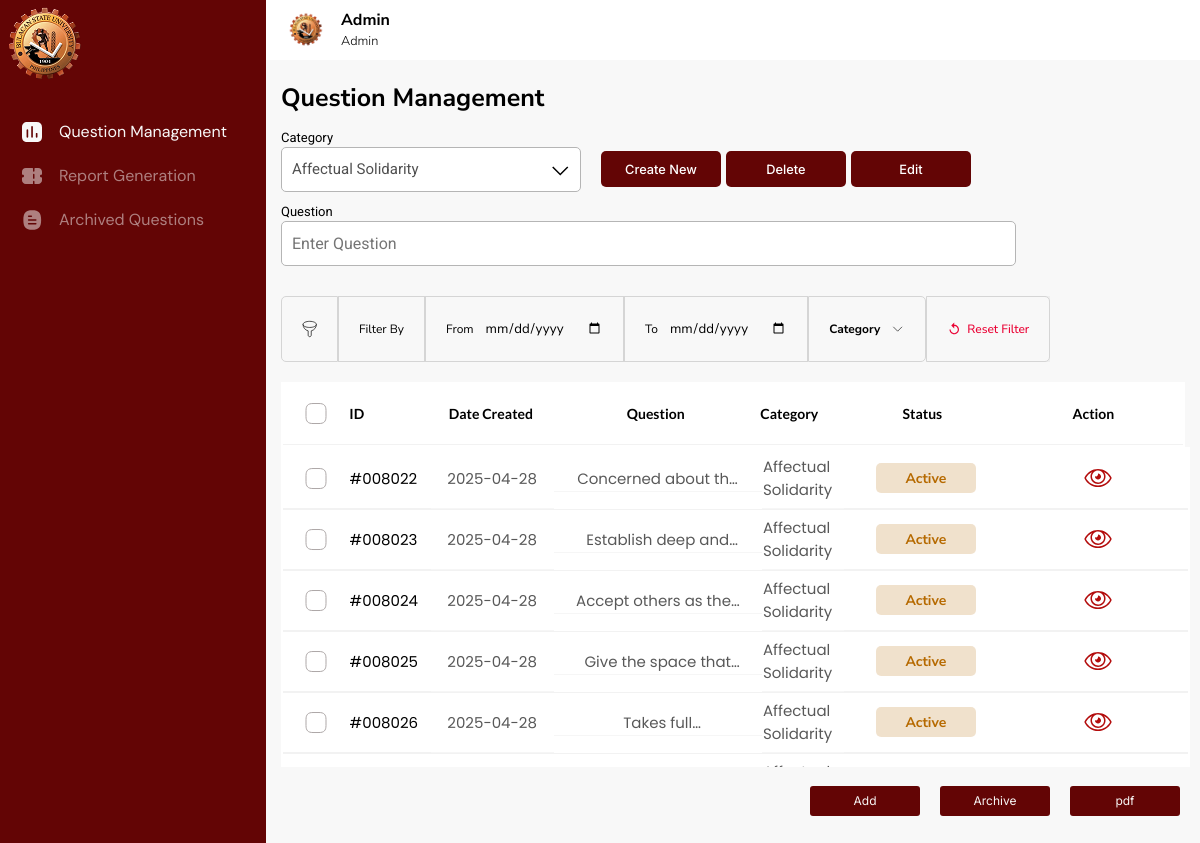
The page /Question Management.php (signed in) on the database its author committed.
### tables this page shows
CREATE TABLE `categories` (
  `id` int(11) NOT NULL,
  `name` varchar(255) NOT NULL
);

CREATE TABLE `questions` (
  `question_id` int(11) NOT NULL,
  `question` text NOT NULL,
  `category` varchar(255) DEFAULT NULL,
  `status` enum('Active','Archived') DEFAULT 'Active',
  `date_created` date DEFAULT curdate(),
  `category_id` int(11) DEFAULT NULL
);

### Question Management.php (the view, shortened to what this page needs)
<html lang="en">
<?php
include './database/checkAdmin.php';
$orderBy = "question_id";
$orderDir = "ASC";
$stmt = $conn->prepare('SELECT * FROM categories');
$stmt->execute();
$result = $stmt->get_result();
$categories = $result->fetch_all(MYSQLI_ASSOC);
$fromDate = $_GET['from_date'] ?? '';
$toDate = $_GET['to_date'] ?? '';
$tab = $_GET['tab'] ?? 'Active';
$sql = "SELECT * FROM questions WHERE status = ? ";
$params = [$tab];
$sql .= "ORDER BY $orderBy $orderDir";
$stmt = $conn->prepare($sql);
$stmt->bind_param(str_repeat("s", count($params)), ...$params);
$stmt->execute();
$result = $stmt->get_result();
$questions = $result->fetch_all(MYSQLI_ASSOC);
?>
<head>
    <link rel="stylesheet" href="styles/sidebar.css">
    <link rel="stylesheet" href="styles/admin.css">
    <link rel="stylesheet" href="styles/adminheader.css">
    <link rel="stylesheet" href="styles/questionmng.css">
</head>
<body>
    <div class="dashboard">
        <?php
        include './components/adminSidebar.php'
            ?>
        <div class="mainTab">
            <?php
            include './components/adminHeader.php'
                ?>
            <div class="questionmng">
                <p style="padding-top:20px; font-weight:bold; font-size:25px; user-select: none;">Question Management
                </p>
                <p style="margin-top: 10px; font-family: Roboto, serif; font-size: 13px; user-select: none;">Category
                </p>
                <div class="category-div">
                    <div class="category">
                        <div class="selectNew" onclick="toggleDropdown()">
                            <p data-id="<?php echo $categories[0]["id"] ?>" id="selected-category">
                                <?php echo $categories[0]["name"] ?>
                            </p>
                            <div class="select">
                                <svg id="arrow" width="22" height="22" viewBox="0 0 22 22" fill="none"
                                    xmlns="http://www.w3.org/2000/svg">
                                    <path d="M19.25 8.5L12.25 15.5L5.25 8.5" stroke="#000000" stroke-width="1.5"
                                        stroke-linecap="square"></path>
                                </svg>
                            </div>
                        </div>
                    </div>
                    <div class="category-btns">
                        <div class="category-btn" onclick="addCategory()">Create New</div>
                        <div class="category-btn" onclick="deleteCategory()">Delete</div>
                        <div class="category-btn" onclick="editCategory()">Edit</div>
                    </div>
                </div>
                <div class="username">
                    <p style=" user-select: none;">Question</p>
                    <input style=" user-select: none;" type="text" id="add-question" placeholder="Enter Question" />
                </div>
                <div class="table-container">
                    <div class="filter-bar">
                        <div class="sortDiv sortIcon">
                        </div>
                        <div class="sortDiv">Filter By</div>
                        <div class="sortDiv">
                            <label for="from">From</label>
                            <input id="from" type="date" value="<?= $fromDate ?>" onchange="updateToDate()" />
                        </div>
                        <div class="sortDiv">
                            <label for="to">To</label>
                            <input id="to" type="date" value="<?= $toDate ?>" onchange="updateFromDate()" />
                        </div>
                        <div>
                            <a class="categoryDiv sortDiv"
                                href="?sort=category&order=<?= ($orderDir == 'ASC') ? 'descend' : 'ascend' ?>">
                                <p>Category</p>
                                <svg class="categoryfilter" id="Arrow - Down 2" width="24" height="24"
                                    viewBox="0 0 24 24" fill="none" xmlns="http://www.w3.org/2000/svg">
                                    <path d="M19.25 8.5L12.25 15.5L5.25 8.5" stroke="#000000" strokeWidth="1.5"
                                        strokeLinecap="square">
                                    </path>
                                </svg>
                            </a>
                        </div>
                        <button>
                            <a class="sortDiv reset-filter" href="?">
                                Reset Filter
                            </a></button>
                    </div>
                    <div class="table">
                        <table class="top-table">
                            <thead>
                                <tr>
                                    <th>
                                        <label for="tmp1">
                                        </label>
                                    </th>
                                    <th>ID</th>
                                    <th>Date Created</th>
                                    <th>Question</th>
                                    <th>Category</th>
                                    <th>Status</th>
                                    <th>Action</th>
                                </tr>
                            </thead>
                        </table>
                       <div class="table-div">
                       <table style="width: calc(100% - 5px);">
                            <tbody>
                                <?php foreach ($questions as $row): ?>
                                    <tr>
                                        <td><input id="<?= $row['question_id'] ?>" type="checkbox" onchange="toggle(this)">
                                            <label for="<?= $row['question_id'] ?>">
                                            </label>
                                        </td>
                                        <td>#<?php echo sprintf("%03d%03d", $row['category_id'], $row['question_id']); ?>
                                        </td>
                                        <td><?= $row['date_created'] ?></td>
                                        <td><?= $row['question'] ?></td>
                                        <td><?= $row['category'] ?></td>
                                        <td>
                                            <div class="activeStatus status"><?= $row['status'] ?></div>
                                        </td>
                                        <td
                                            onclick="openModal('#<?php echo sprintf('%03d%03d', $row['category_id'], $row['question_id']); ?>', '<?php echo $row['question'] ?>', '<?= $row['category'] ?>','<?= $row['date_created'] ?>', '<?= $row['status'] ?>')">
                                        </td>
                                    </tr>
                                <?php endforeach; ?>
                            </tbody>
                        </table>
                       </div>
                    </div>
                </div>
                <div class="buttons">
                    <div onclick="add()" class="bottom-button">Add</div>
                    <div onclick="archive()" class="bottom-button">Archive</div>
                    <div class="bottom-button">pdf</div>
                </div>
            </div>
        </div>
    </div>
</body>
</html>

### components/adminSidebar.php (shortened to what this page needs)
<div class="sidebar">
            <a href="./index.php"><img class='logo' src="./logo.png" alt="" /></a>
            <a href="./Question%20Management.php">
                <div class="side-buttons ">
                    <div class="icon">
                    </div>
                    <p>Question Management</p>
                </div>
            </a>
            <a href="./Report%20Generation.php">
                <div class="side-buttons">
                    <div class="icon">
                    </div>
                    <p>Report Generation</p>
                </div>
            </a>
            <a href="./Archived%20Questions.php">
                <div class="side-buttons">
                    <div class="icon">
                    </div>
                    <p>Archived Questions</p>
                </div>
            </a>
        </div>

### components/adminHeader.php
<header class="header"
    style="background-color: white; height: 60px; cursor: pointer; display: flex; align-items: center; padding: 0 20px; position: relative">
    <div class="profile" style="display: flex; align-items: center; width: 100%; justify-content: space-between;">
        <div style="display: flex; align-items: center;">
            <img class="schoolLogo" src="./logo.png" alt="School Logo" style="height: 40px; margin-right: 10px;">
            <div class="text-profile">
                <p><?php echo $_SESSION['user_name']; ?></p>
                <p>Admin</p>
            </div>
        </div>
    </div>
</header>

### styles/sidebar.css (style rules this page uses)
* { margin: 0; }
.side-buttons { font-family: "DM Sans", serif; display: flex; color: #F8F8F8; cursor: pointer; width: max-content; opacity: 0.5; padding-left: 20px; padding-top: 20px; }
.active { opacity: 1 }
.sidebar { background-color: #630505; width: 21rem; padding-right: 20px; }
.icon { padding-right: 15px; }
.logo { padding-bottom: 10px; }
a:link { text-decoration: none; }

### styles/admin.css (style rules this page uses)
* { margin: 0; box-sizing: border-box; }
.dashboard { display: flex; min-height: 100%; }
.mainTab { width: 100%; background-color: #F8F8F8; }

### styles/adminheader.css (style rules this page uses)
.schoolLogo { height: 80%; }
.profile { display: flex; align-items: center; height: 100%; }
.profile p:nth-child(1) { margin-inline: 5px; font-family: "Nunito Sans", serif; font-weight: bold; }
.profile p:nth-child(2) { margin-inline: 5px; font-family: "Nunito Sans", serif; font-weight: 300; font-size: 0.8rem; }
.text-profile { margin-right: 15px; }

### rows shown on the page
categories: name "Affectual Solidarity"
questions: category "008", question_id "022", date_created "2025-04-28", question "Concerned about…", category "Affectual Solidarity", status "Active"
questions: category "008", question_id "023", date_created "2025-04-28", question "Establish deep…", category "Affectual Solidarity", status "Active"
questions: category "008", question_id "024", date_created "2025-04-28", question "Accept others as…", category "Affectual Solidarity", status "Active"
questions: category "008", question_id "025", date_created "2025-04-28", question "Give the space…", category "Affectual Solidarity", status "Active"
questions: category "008", question_id "026", date_created "2025-04-28", question "Takes…", category "Affectual Solidarity", status "Active"

### other values the page prints
$_SESSION['user_name'] "Admin"
